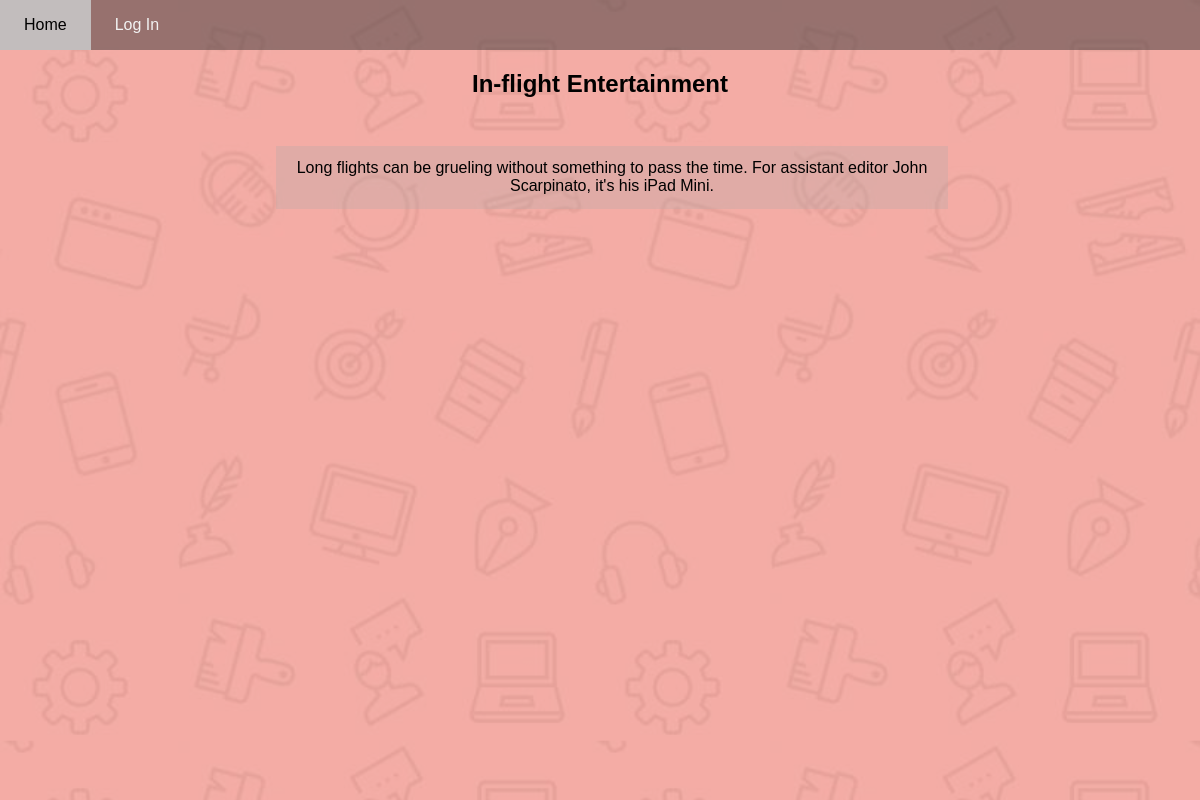
The page /category/7/48/ on the database its author committed.
### db_setup.py (models this page shows, shortened)
class Item(Base):
    __tablename__ = 'item'
    id = Column(Integer, primary_key=True)
    name = Column(String(100), nullable=False)
    description = Column(String(500))
    category_id = Column(Integer, ForeignKey('category.id'))
    category = relationship(Category)
    user_id = Column(Integer, ForeignKey('user.id'))
    user = relationship(User)

### main.py (the view)
@app.route('/category/<int:category_id>/<int:item_id>/')
def showItem(category_id, item_id):
    item = session.query(Item).filter_by(id=item_id).one()
    access = False
    if 'username' in login_session and login_session['user_id'] == item.user_id:
        access = True
    return render_template('showItem.html', item=item, category_id=category_id, access=access)

### templates/showItem.html (shortened to what this page needs)
<!DOCTYPE html>
<html>
<head>
    <link rel="stylesheet" type="text/css" href="{{url_for('static', filename='style.css')}}" />
</head>
<body>
        <div class="bg">
                <div class="bg-color">
    <div class="topnav">
        <a href="{{url_for('showCategories')}}">Home</a>
        <a href="{{url_for('login')}}">Log In</a>
    </div>
    <div class="edit-header">
            <h2>{{ item.name }}</h2>
          </div>
    <div class="descr">
            <p class="descr-txt">{{item.description}}</p>
    </div>
</div></div>
</body>
</html>

### static/style.css (style rules this page uses)
.topnav { margin: 0; padding: 0; background: rgba(75, 66, 66, 0.548); overflow: hidden; }
.topnav a { float: left; color: #f2f2f2; text-align: center; padding: 1rem 1.5rem; text-decoration: none; font-size: 1rem; }
body { margin: 0; height: 100%; font-family: Arial, Helvetica, sans-serif; }
.bg { position: fixed; top: 0; left: 0; width: 100%; height: 100%; background: url("img/bg.jpg"); background-size: 100%; }
.bg-color { position: fixed; top: 0; left: 0; width: 100%; height: 100%; background: rgba(255, 255, 255, 0.538); background-size: 100%; }
* { box-sizing: border-box; }
.edit-header { text-align: center; font-family: Arial, Helvetica, sans-serif; }
.descr { padding: 1%; width: 80%; padding-left: 23%; }
.descr .descr-txt { padding: 2%; text-align: center; background: rgba(167, 167, 167, 0.267); }

### rows shown on the page
Item: name "In-flight Entertainment", description "Long flights can be grueling without something to pass the time. For assistant editor John Scarpinato, it's his iPad Mini."
